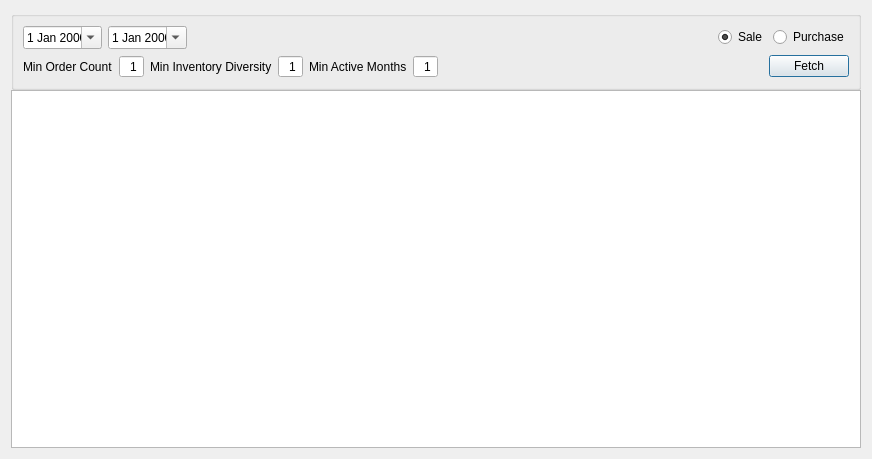
<?xml version="1.0" encoding="UTF-8"?>
<ui version="4.0">
 <class>PartnerHeatDialog</class>
 <widget class="QDialog" name="PartnerHeatDialog">
  <property name="geometry">
   <rect>
    <x>0</x>
    <y>0</y>
    <width>872</width>
    <height>459</height>
   </rect>
  </property>
  <property name="windowTitle">
   <string>Partner Heat</string>
  </property>
  <layout class="QGridLayout" name="gridLayout_2">
   <property name="verticalSpacing">
    <number>0</number>
   </property>
   <item row="0" column="0">
    <widget class="QGroupBox" name="groupBoxView">
     <property name="title">
      <string/>
     </property>
     <layout class="QGridLayout" name="gridLayout">
      <item row="1" column="0" colspan="2">
       <layout class="QHBoxLayout" name="horizontalLayout_3">
        <item>
         <widget class="QLabel" name="label">
          <property name="text">
           <string>Min Order Count</string>
          </property>
         </widget>
        </item>
        <item>
         <widget class="QSpinBox" name="spinBoxMinOrderCount">
          <property name="alignment">
           <set>Qt::AlignmentFlag::AlignRight|Qt::AlignmentFlag::AlignTrailing|Qt::AlignmentFlag::AlignVCenter</set>
          </property>
          <property name="buttonSymbols">
           <enum>QAbstractSpinBox::ButtonSymbols::NoButtons</enum>
          </property>
          <property name="showGroupSeparator" stdset="0">
           <bool>true</bool>
          </property>
          <property name="value">
           <number>1</number>
          </property>
         </widget>
        </item>
        <item>
         <widget class="QLabel" name="label_2">
          <property name="text">
           <string>Min Inventory Diversity</string>
          </property>
         </widget>
        </item>
        <item>
         <widget class="QSpinBox" name="spinBoxMinInventoryDiversity">
          <property name="alignment">
           <set>Qt::AlignmentFlag::AlignRight|Qt::AlignmentFlag::AlignTrailing|Qt::AlignmentFlag::AlignVCenter</set>
          </property>
          <property name="buttonSymbols">
           <enum>QAbstractSpinBox::ButtonSymbols::NoButtons</enum>
          </property>
          <property name="showGroupSeparator" stdset="0">
           <bool>true</bool>
          </property>
          <property name="value">
           <number>1</number>
          </property>
         </widget>
        </item>
        <item>
         <widget class="QLabel" name="label_3">
          <property name="text">
           <string>Min Active Months</string>
          </property>
         </widget>
        </item>
        <item>
         <widget class="QSpinBox" name="spinBoxMinActiveMonths">
          <property name="alignment">
           <set>Qt::AlignmentFlag::AlignRight|Qt::AlignmentFlag::AlignTrailing|Qt::AlignmentFlag::AlignVCenter</set>
          </property>
          <property name="buttonSymbols">
           <enum>QAbstractSpinBox::ButtonSymbols::NoButtons</enum>
          </property>
          <property name="showGroupSeparator" stdset="0">
           <bool>true</bool>
          </property>
          <property name="value">
           <number>1</number>
          </property>
         </widget>
        </item>
        <item>
         <spacer name="horizontalSpacer_3">
          <property name="orientation">
           <enum>Qt::Orientation::Horizontal</enum>
          </property>
          <property name="sizeHint" stdset="0">
           <size>
            <width>499</width>
            <height>20</height>
           </size>
          </property>
         </spacer>
        </item>
        <item>
         <widget class="QPushButton" name="pushButtonFetch">
          <property name="text">
           <string>Fetch</string>
          </property>
          <property name="default">
           <bool>true</bool>
          </property>
         </widget>
        </item>
       </layout>
      </item>
      <item row="0" column="0" colspan="2">
       <layout class="QHBoxLayout" name="horizontalLayout">
        <item>
         <widget class="DateEdit" name="dateEditStart">
          <property name="buttonSymbols">
           <enum>QAbstractSpinBox::ButtonSymbols::NoButtons</enum>
          </property>
          <property name="calendarPopup">
           <bool>true</bool>
          </property>
         </widget>
        </item>
        <item>
         <widget class="DateEdit" name="dateEditEnd">
          <property name="buttonSymbols">
           <enum>QAbstractSpinBox::ButtonSymbols::NoButtons</enum>
          </property>
          <property name="calendarPopup">
           <bool>true</bool>
          </property>
         </widget>
        </item>
        <item>
         <spacer name="horizontalSpacer">
          <property name="orientation">
           <enum>Qt::Orientation::Horizontal</enum>
          </property>
          <property name="sizeHint" stdset="0">
           <size>
            <width>173</width>
            <height>20</height>
           </size>
          </property>
         </spacer>
        </item>
        <item>
         <widget class="QRadioButton" name="radioButtonSale">
          <property name="text">
           <string>Sale</string>
          </property>
          <property name="checked">
           <bool>true</bool>
          </property>
         </widget>
        </item>
        <item>
         <widget class="QRadioButton" name="radioButtonPurchase">
          <property name="text">
           <string>Purchase</string>
          </property>
         </widget>
        </item>
       </layout>
      </item>
     </layout>
    </widget>
   </item>
   <item row="1" column="0">
    <widget class="QTableView" name="tableView"/>
   </item>
  </layout>
 </widget>
 <customwidgets>
  <customwidget>
   <class>DateEdit</class>
   <extends>QDateEdit</extends>
   <header location="global">widget/dateedit.h</header>
  </customwidget>
 </customwidgets>
 <tabstops>
  <tabstop>pushButtonFetch</tabstop>
  <tabstop>tableView</tabstop>
 </tabstops>
 <resources/>
 <connections/>
</ui>
